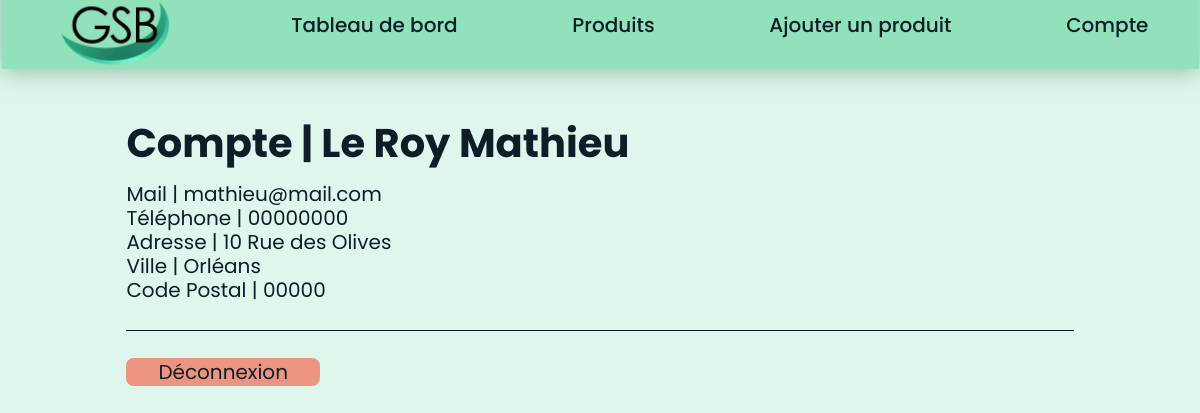
/index.php?uc=seConnecter&action=voirCompte (signed in), run on the app's committed database.
### tables this page shows
CREATE TABLE IF NOT EXISTS `utilisateur` (
  `ID` int(11) NOT NULL AUTO_INCREMENT,
  `Nom` varchar(128) NOT NULL,
  `Prenom` varchar(128) NOT NULL,
  `Telephone` varchar(32) NOT NULL,
  `Code_Postal` varchar(5) NOT NULL,
  `Ville` varchar(128) NOT NULL,
  `Adresse` varchar(128) NOT NULL,
  `Mail` varchar(128) NOT NULL,
  `Password` varchar(512) NOT NULL,
  `ID_Roles` int(11) NOT NULL DEFAULT 2,
  PRIMARY KEY (`ID`),
  KEY `Utilisateur_Roles_FK` (`ID_Roles`)
);

### modele/bd.produits.inc.php (called while the page is built, shortened)
<?php
	function getCompte($id){
			$monPdo = connexionPDO();
			$req = "SELECT Nom, Prenom, Telephone, Code_Postal, Ville, Adresse, Mail FROM utilisateur WHERE ID = ?";
			$query = $monPdo -> prepare($req);
			$query -> execute(array($id));
			$res = $query -> fetch();
			return $res;
	}
?>

### vues/v_voirCompte.php (the view)
<h1> Compte | <?php echo $nom." ".$prenom; ?></h1>
<div class="compte">
    <div> Mail |        <?php echo $mail; ?></div>
    <div> Téléphone |   <?php echo $telephone; ?></div>
    <div> Adresse |     <?php echo $adresse; ?></div>
    <div> Ville |       <?php echo $ville; ?></div>
    <div> Code Postal | <?php echo $cp; ?></div>
</div>
<div class="hline"></div>
<a class="disconnect" href="index.php?uc=seConnecter&action=deconnexion">Déconnexion</a>

### modele/cssGeneral.css (style rules this page uses)
html { font:normal 125%/1.2em 'Poppins',sans-serif; }
body { background-color: #DEF6EB; }
h1 { color: #0D1E29 ; }
.disconnect { background-color: #ed9480; padding: 0px 32px 0px 32px; border-radius: 8px; text-decoration:none; color:#0D1E29; transition-duration: 250ms; }
.hline { height: 0px; border-top:#0D1E29 1px solid; margin: 3% 0 3% 0; }

### data on the page
utilisateur: Nom "Le Roy", Prenom "Mathieu", Mail "mathieu@mail.com", Telephone "00000000", Adresse "10 Rue des Olives", Ville "Orléans", Code_Postal "00000"
